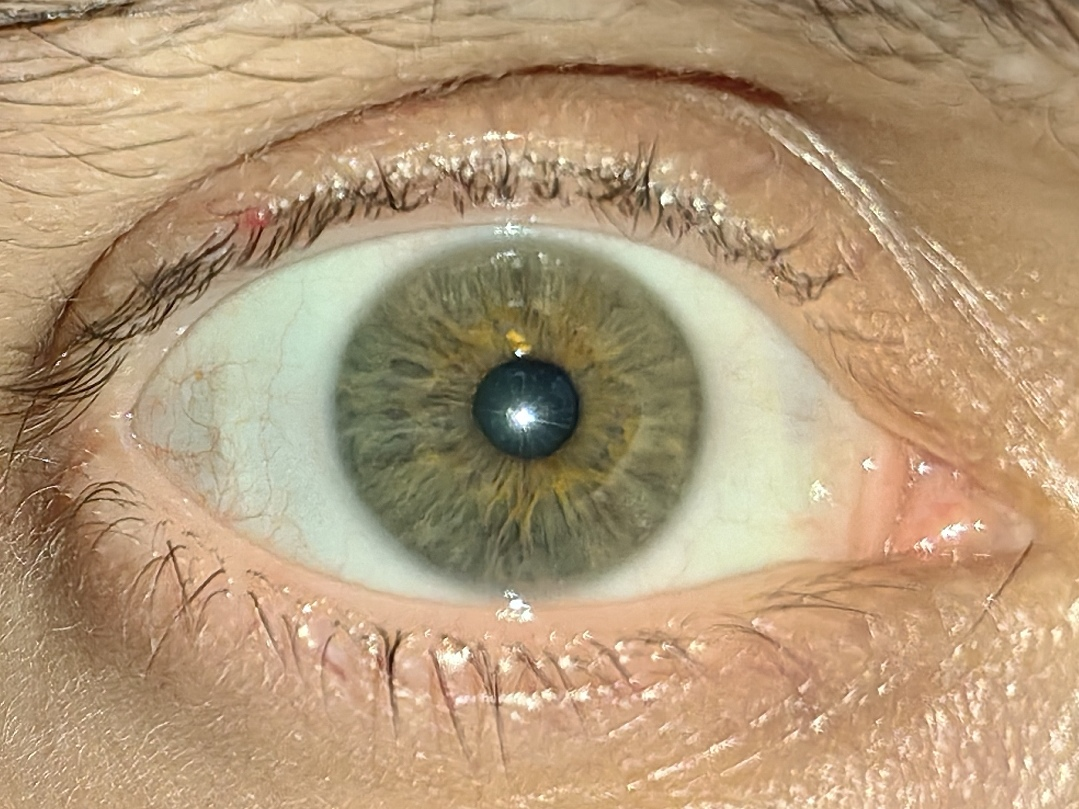
#> input picture download.jfif, 1079 x 809 px
$ python -i app.py   (imports and definitions only)   (older library calls are emulated)
#> lines starting #> are read from the running program, lines starting #| are printed output that depends on the picture; after the words box and inside, x2 and y2 are one past the last pixel; in counts of white or black regions, pixels touching at a corner belong together
import os
import cv2
import numpy as np
import base64
from flask import Flask, request, jsonify, render_template

# ==========================================
# 0. MULTI-STREAM IRIS FILTERS
# ==========================================
# [31 lines left out: functions filter_base_equalized, filter_structure_detail, filter_pigment_isolation, not called in this run]

# [1 line not run here, left out]

# Output resolution for the unwrapped iris image.
# Increasing these gives finer detail per ring/minute for the AI vision model.
# UNWRAP_HEIGHT rows  = number of radial samples (R0–R11 → 12 rings, 50px each)
# UNWRAP_WIDTH  cols  = number of angular samples (0–60 min → 60 minutes, 40px each)
UNWRAP_HEIGHT = 600
UNWRAP_WIDTH  = 2400

# ==========================================
# 1. PREPROCESSING
# ==========================================
# [7 lines left out: function preprocess_image, not called in this run]

# ==========================================
# 2. PUPIL DETECTION
# ==========================================
def find_pupil(gray_img):
    blur = cv2.medianBlur(gray_img, 13)
    _, thresh = cv2.threshold(blur, 40, 255, cv2.THRESH_BINARY_INV)
    contours, _ = cv2.findContours(thresh, cv2.RETR_EXTERNAL, cv2.CHAIN_APPROX_SIMPLE)

    best_p = None
    max_area = 0
    for cnt in contours:
        area = cv2.contourArea(cnt)
        if area < 50:
            continue
        (x, y), r = cv2.minEnclosingCircle(cnt)
        if area > max_area:
            max_area = area
            best_p = (int(x), int(y), int(r))
    return best_p

# ==========================================
# 3. IRIS DETECTION
# ==========================================
# [304 lines left out: functions find_iris_outer_boundary, _ransac_polyfit, _eyelid_points_from_circle, segment_eyelids_ransac, unwrap_iris_fast, draw_ai_grid_map_expanded and 1 more, not called in this run]

# ==========================================
# 7. FLASK APP
# ==========================================
# [3 lines that did not run here, left out]

# [61 lines that did not run here, left out]

# [2 lines not run here, left out]

>>> import cv2
>>> picture = cv2.imread('../download.jfif', cv2.IMREAD_GRAYSCALE)
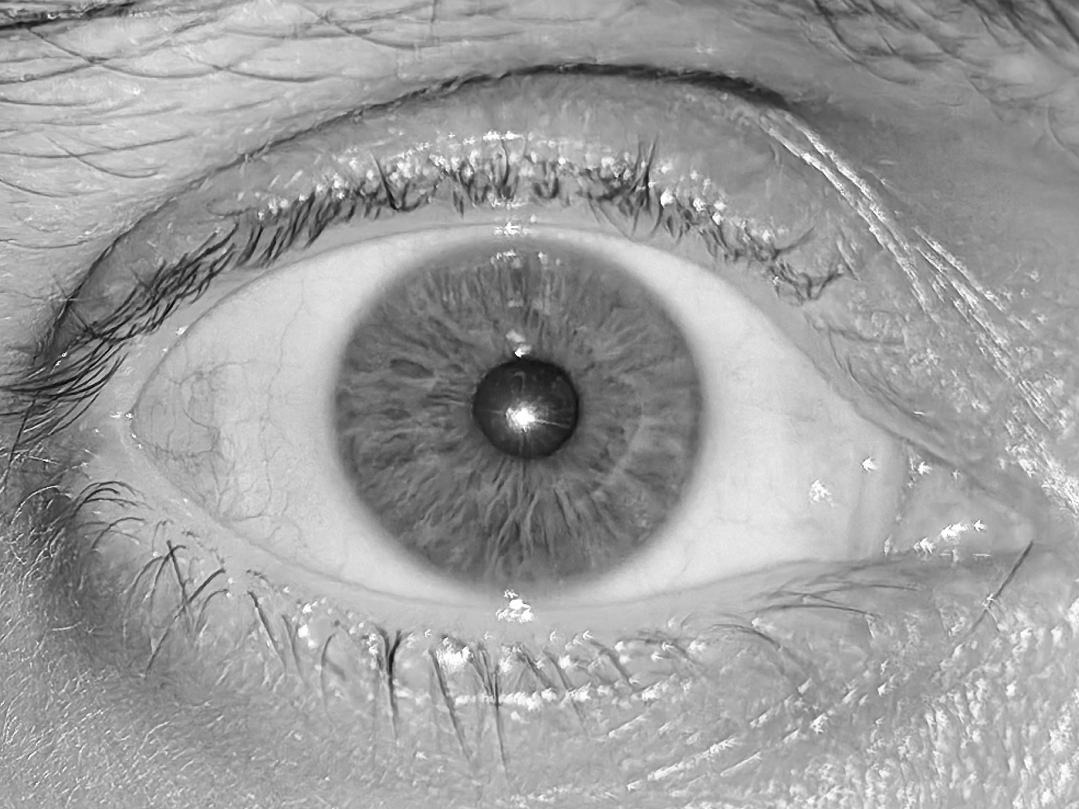
#> picture: shape (809, 1079); min 1, max 255, mean 158.1
>>> result = find_pupil(picture)
#> in find_pupil, `blur = cv2.medianBlur(gray_img, 13)`:
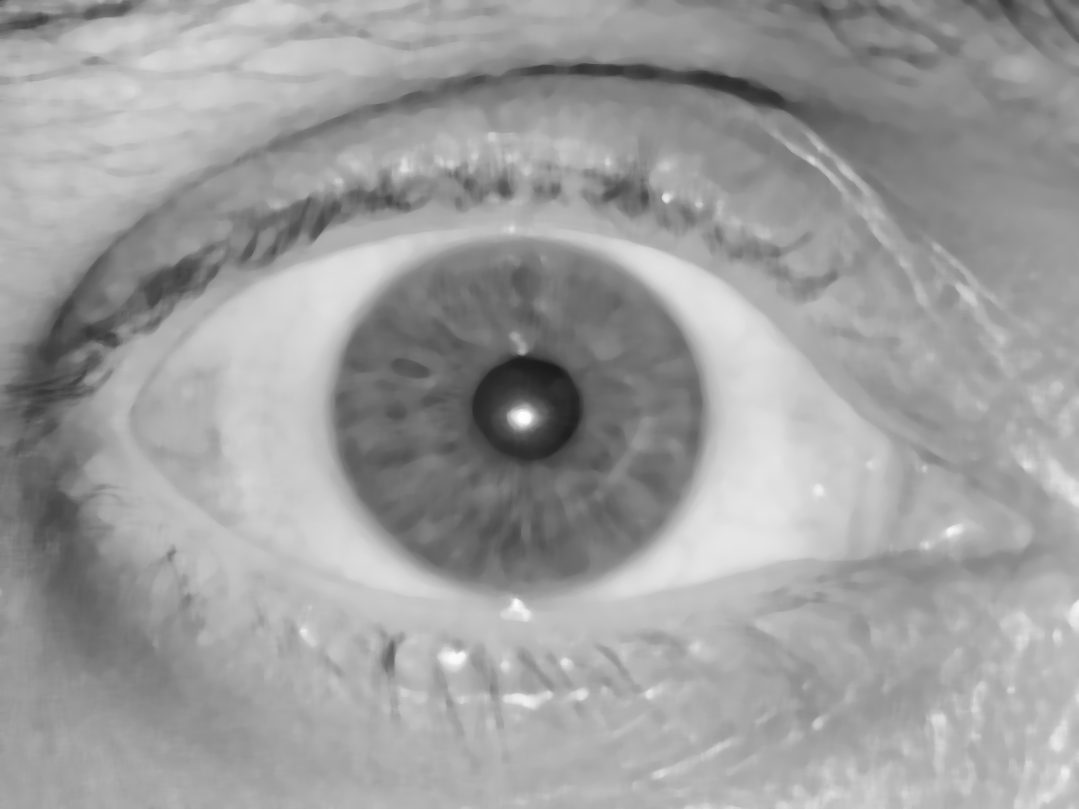
#> blur: shape (809, 1079); min 28, max 253, mean 158
#> in find_pupil, `_, thresh = cv2.threshold(blur, 40, 255, cv2.THRESH_BINARY_INV)`:
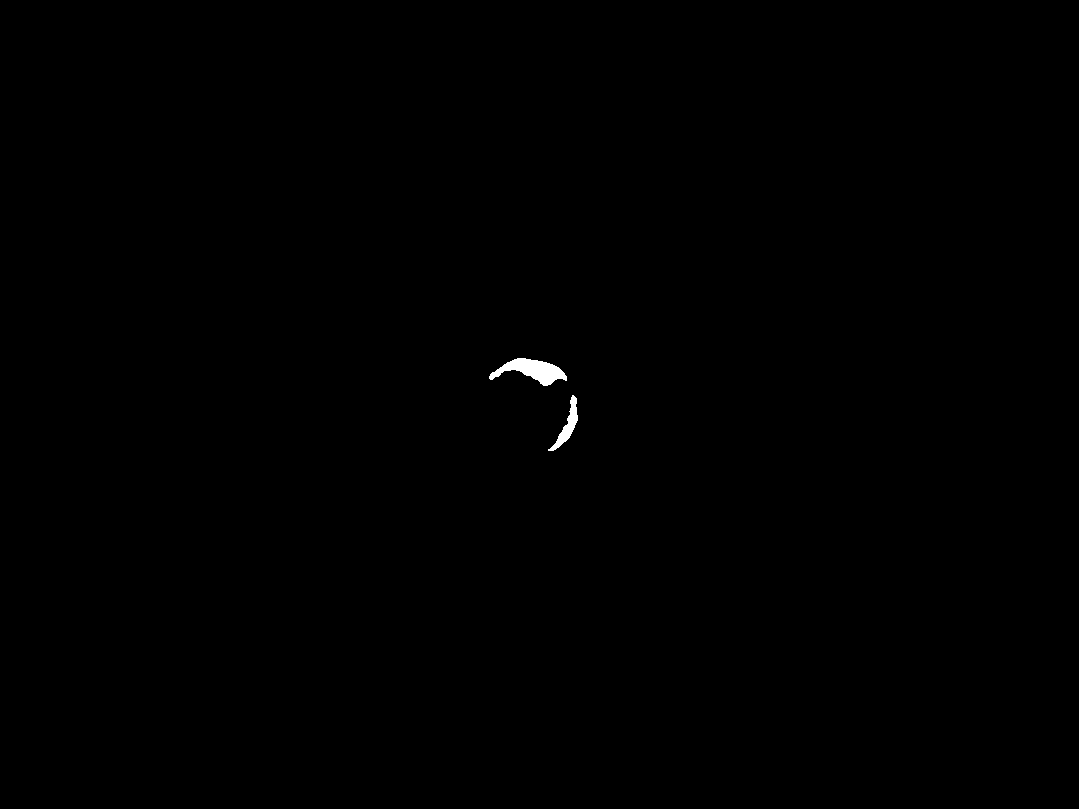
#> thresh: shape (809, 1079); 0.18% white; 2 white regions
#> in find_pupil, `contours, _ = cv2.findContours(thresh, cv2.RETR_EXTERNAL, cv2.CHAIN_AP..`: contours = 2 contours; box (x1, y1, x2, y2) and area: (489, 358, 567, 386) 974, (548, 395, 578, 451) 416
#> the loop in find_pupil, `for cnt in contours:` made 2 passes
#> (area, x, y, r, max_area, best_p) on passes 1 to 2: (415.5, 560.5, 422.5, 30.21, 415.5, (560, 422, 30)), (974, 527.5, 378, 38.55, 974, (527, 378, 38))
#> after the loop in find_pupil, `for cnt in contours:`: max_area = 974
#> result = (527, 378, 38)
